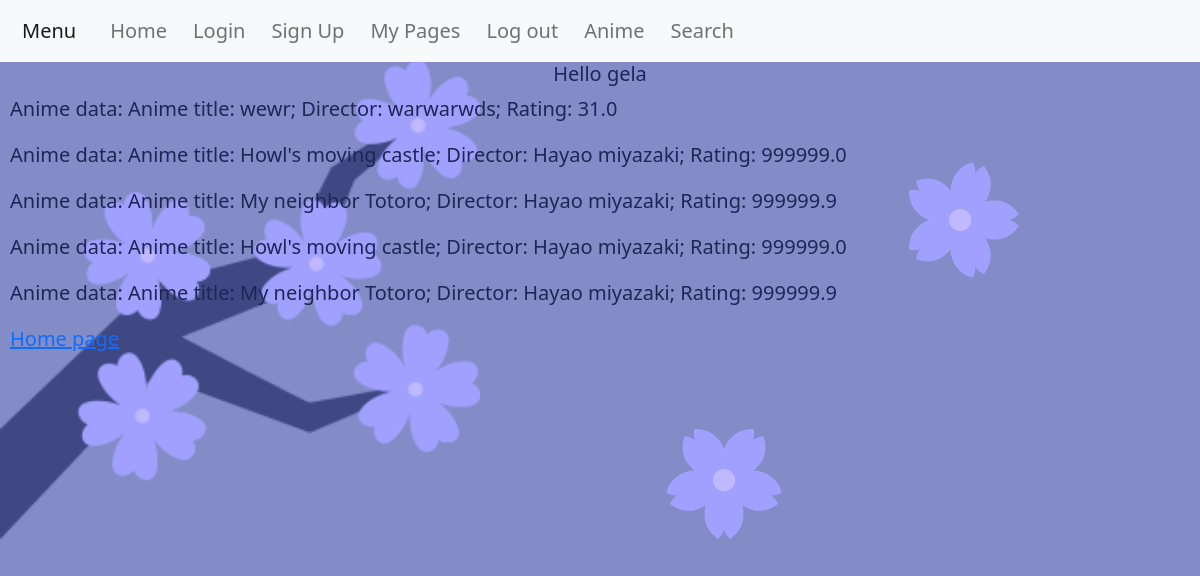
/user (signed in), run on the app's committed database.
### main.py (models this page shows)
class Anime(Base):
    __tablename__ = 'anime'
    id = Column(Integer, primary_key=True)
    title = Column(String(30), nullable=False)
    director = Column(String(40), nullable=False)
    rating = Column(Float, nullable=False)
    def __str__(self):
        return f'Anime title: {self.title}; Director: {self.director}; Rating: {self.rating}'

### main.py (the view)
@app.route('/user')
def user():
    user_animes = Session.query(Anime).all()
    return render_template('user.html', animes=user_animes)

### templates/user.html (shortened to what this page needs)
{% extends 'base.html' %}
{% block content %}
    <h2>Hello {{session['user']}}</h2>
<div class="Anime">
        {% for i in animes %}
            <div class="anime-instance">
                <p>Anime data: {{ i }}</p>
            </div>
        {% endfor %}
    </div>
<a href="{{url_for('home')}}"> Home page </a>
{% endblock %}

### static/css/styles.css (style rules this page uses)
* { -webkit-box-sizing: border-box; -moz-box-sizing: border-box; box-sizing: border-box; }
body { background-color: #838CC7; color: #1f2656; font-size: 20px; }
h2 { font-size: 20px; text-align: center; z-index: 1; }
p { margin-left: 10px; }
a { color: rgb (19, 19, 231); margin-left: 10px; }

### data on the page
Anime: title+director+rating "Anime title: wewr; Director: warwarwds; Rating: 31.0"
Anime: title+director+rating "Anime title: Howl's moving castle; Director: Hayao miyazaki; Rating: 999999.0"
Anime: title+director+rating "Anime title: My neighbor Totoro; Director: Hayao miyazaki; Rating: 999999.9"
Anime: title+director+rating "Anime title: Howl's moving castle; Director: Hayao miyazaki; Rating: 999999.0"
Anime: title+director+rating "Anime title: My neighbor Totoro; Director: Hayao miyazaki; Rating: 999999.9"

### other printed values
{{ session['user'] }} "gela"
